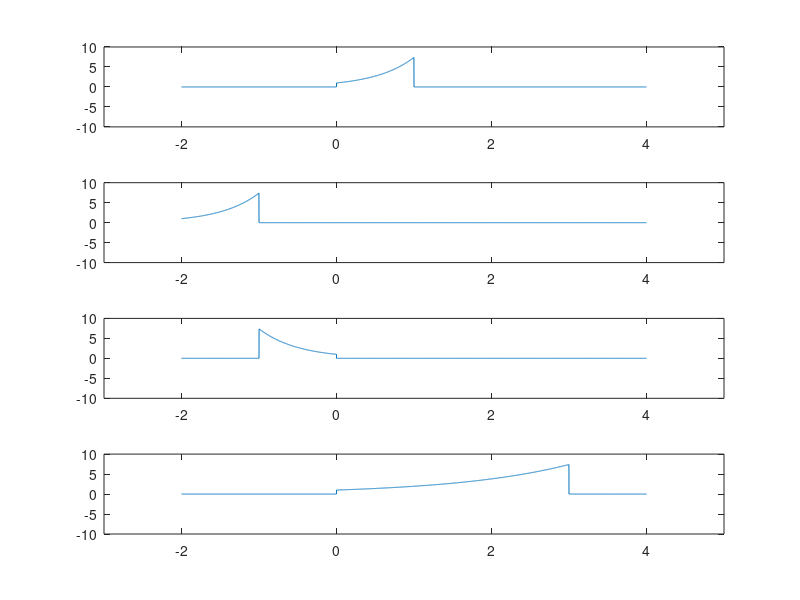

The MATLAB script that drew this image:
% Example from Project 1 Manual

t = -2:0.001:4;
fa = exp(2*t) .* rectpuls(t-0.5);    % original signal
fb = exp(2*(t+2)) .* rectpuls((t+2)-0.5);    % time-delayed signal
fc = exp(2*(-t)) .* rectpuls((-t)-0.5);    % time-inverted signal
fd = exp(2*(t/3)) .* rectpuls((t/3)-0.5);    % stretched signal

% Plots => subplot(rows,cols,location) and axis([xmin, xmax, ymin, ymax])
subplot(4,1,1), plot(t,fa), axis([-3, 5, -10, 10]);
subplot(4,1,2), plot(t,fb), axis([-3, 5, -10, 10]);
subplot(4,1,3), plot(t,fc), axis([-3, 5, -10, 10]);
subplot(4,1,4), plot(t,fd), axis([-3, 5, -10, 10]);